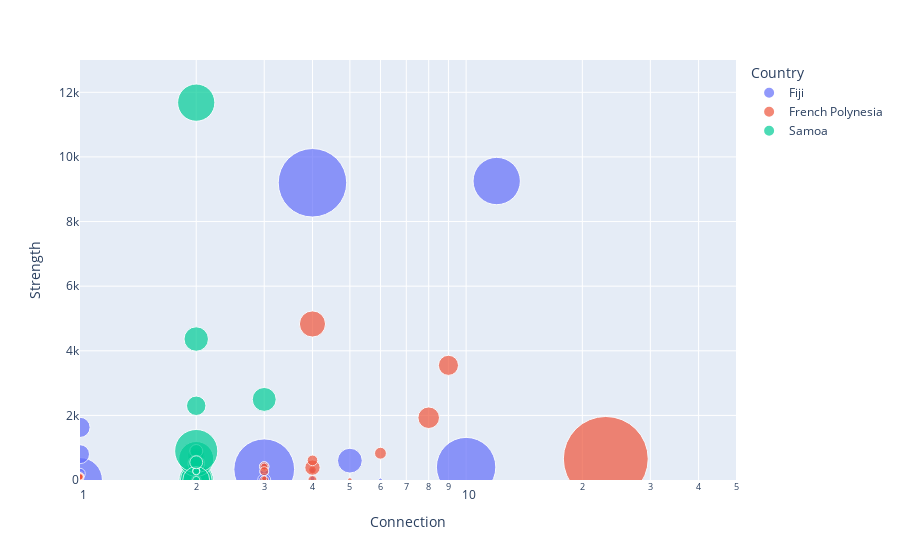

Notebook cell for this chart:
### Code cell
fig = px.scatter(df, x="Connection", y="Strength",
           animation_frame="year",
           animation_group="Location",
           size="Population", color="Country", hover_name="Location",
           log_x=True, size_max=60, range_x=[1, 50], range_y=[1, 13000])

### Figure 1 — Plotly figure (JSON) as saved in the notebook; plotly's stock layout.template omitted (floating-point values rounded to 4 significant figures)
{"data": [{"hovertemplate": "<b>%{hovertext}</b><br><br>Country=Fiji<br>year=2022<br>Connection=%{x}<br>Strength=%{y}<br>Population=%{marker.size}<extra></extra>", "hovertext": ["Nadi", "Sawakasa", "Vuda(Lautoka)", "Malolo(Tropica/Malolo/Likuliku/Castaway)", "Vuda(Bounty Island)", "Suva", "Naviti(Paradise/MantaRay/Barefoot)", "Malolo(Tokoriki Island)", "Malolo(Tadrai/Mana)", "Vuda(Treasure/Beachconber)", "Yasawa", "Malolo(Matamanoa Island)", "Naviti", "Bua/Macuata/Cakaudrove", "Kadavu", "Serua", "Tavuki", "Moala", "Lakeba", "Cicia", "Lomaloma/Mualevu", "Ovalau", "LomaivitiOtherIslands", "Koro", "Wainikeli"], "ids": ["Nadi", "Sawakasa", "Vuda(Lautoka)", "Malolo(Tropica/Malolo/Likuliku/Castaway)", "Vuda(Bounty Island)", "Suva", "Naviti(Paradise/MantaRay/Barefoot)", "Malolo(Tokoriki Island)", "Malolo(Tadrai/Mana)", "Vuda(Treasure/Beachconber)", "Yasawa", "Malolo(Matamanoa Island)", "Naviti", "Bua/Macuata/Cakaudrove", "Kadavu", "Serua", "Tavuki", "Moala", "Lakeba", "Cicia", "Lomaloma/Mualevu", "Ovalau", "LomaivitiOtherIslands", "Koro", "Wainikeli"], "legendgroup": "Fiji", "marker": {"color": "#636efa", "size": [59717, 53614, 98264, 1961, 600, 94088, 2410, 300, 800, 400, 2226, 150, 500, 124994, 10869, 16366, 4033, 1383, 1557, 1028, 1753, 9606, 230, 2937, 4486], "sizemode": "area", "sizeref": 53.27, "symbol": "circle"}, "mode": "markers", "name": "Fiji", "orientation": "v", "showlegend": true, "type": "scatter", "x": [12, 1, 3, 3, 4, 10, 3, 3, 4, 6, 3, 3, 3, 4, 1, 5, 2, 1, 1, 1, 1, 1, 1, 1, 3], "xaxis": "x", "y": [9254, 0, 333, 250, 50, 400, 421, 85, 295, 0, 0, 72, 155, 9200, 1630, 600, 0, 150, 160, 100, 140, 800, 34, 200, 0], "yaxis": "y"}, {"hovertemplate": "<b>%{hovertext}</b><br><br>Country=French Polynesia<br>year=2022<br>Connection=%{x}<br>Strength=%{y}<br>Population=%{marker.size}<extra></extra>", "hovertext": ["Ahe", "Arutua", "Bora Bora", "Fakarava", "Gambier", "Hao", "Hiva Oa", "Huahine", "Makemo", "Manihi", "Mataiva", "Maupiti", "Moorea", "Nuku Hiva", "Raiatea", "Raivavae", "Rangiroa", "Rimatara", "Rurutu", "Taha'a", "Tahiti", "Tikehau", "Tubuai", "Ua Huka", "Ua Pou"], "ids": ["Ahe", "Arutua", "Bora Bora", "Fakarava", "Gambier", "Hao", "Hiva Oa", "Huahine", "Makemo", "Manihi", "Mataiva", "Maupiti", "Moorea", "Nuku Hiva", "Raiatea", "Raivavae", "Rangiroa", "Rimatara", "Rurutu", "Taha'a", "Tahiti", "Tikehau", "Tubuai", "Ua Huka", "Ua Pou"], "legendgroup": "French Polynesia", "marker": {"color": "#EF553B", "size": [490, 1736, 10758, 1679, 1570, 1227, 2371, 6263, 1391, 1138, 292, 1302, 18201, 3025, 12388, 900, 3761, 893, 2163, 5296, 191779, 589, 2185, 719, 2168], "sizemode": "area", "sizeref": 53.27, "symbol": "circle"}, "mode": "markers", "name": "French Polynesia", "orientation": "v", "showlegend": true, "type": "scatter", "x": [1, 1, 9, 4, 1, 1, 3, 4, 1, 1, 2, 3, 4, 4, 8, 2, 6, 2, 3, 2, 23, 5, 3, 3, 4], "xaxis": "x", "y": [95, 95, 3550, 312, 95, 133, 419, 384, 104, 95, 95, 417, 4830, 609, 1928, 114, 830, 76, 274, 0, 654, 0, 0, 47, 0], "yaxis": "y"}, {"hovertemplate": "<b>%{hovertext}</b><br><br>Country=Samoa<br>year=2022<br>Connection=%{x}<br>Strength=%{y}<br>Population=%{marker.size}<extra></extra>", "hovertext": ["Faasaleleaga", "Gagaemauga", "Gagaifoumauga", "Vaisigano", "Falealupo", "Alataua i Sisifo", "Salega", "Palauli & Satupaitea", "Vaimauga", "Faleata", "Sagaga", "Aana Alofi", "Aiga i le Tai", "Falelatai & Samatau", "Lefaga & Faleaseela", "Safata", "Siumu", "Falealili", "Lotofaga", "Lepa", "Aleipata Itupa i Luga", "Aleipata Itupa i Lalo", "Vaa o Fonoti", "Anoamaa"], "ids": ["Faasaleleaga", "Gagaemauga", "Gagaifoumauga", "Vaisigano", "Falealupo", "Alataua i Sisifo", "Salega", "Palauli & Satupaitea", "Vaimauga", "Faleata", "Sagaga", "Aana Alofi", "Aiga i le Tai", "Falelatai & Samatau", "Lefaga & Faleaseela", "Safata", "Siumu", "Falealili", "Lotofaga", "Lepa", "Aleipata Itupa i Luga", "Aleipata Itupa i Lalo", "Vaa o Fonoti", "Anoamaa"], "legendgroup": "Samoa", "marker": {"color": "#00cc96", "size": [15290, 4136, 4797, 3760, 11060, 1891, 3584, 8338, 31531, 36942, 26869, 15939, 5880, 32560, 4488, 7320, 2551, 49580, 19350, 1460, 1338, 4426, 1404, 10085], "sizemode": "area", "sizeref": 53.27, "symbol": "circle"}, "mode": "markers", "name": "Samoa", "orientation": "v", "showlegend": true, "type": "scatter", "x": [3, 2, 2, 2, 2, 2, 2, 2, 2, 2, 2, 2, 2, 2, 2, 2, 2, 2, 2, 2, 2, 2, 2, 2], "xaxis": "x", "y": [2495, 413, 752, 0, 221, 599, 0, 717, 0, 11680, 0, 4364, 701, 651, 898, 510, 0, 897, 0, 290, 268, 549, 0, 2298], "yaxis": "y"}], "layout": {"legend": {"itemsizing": "constant", "title": {"text": "Country"}, "tracegroupgap": 0}, "margin": {"t": 60}, "xaxis": {"anchor": "y", "domain": [0, 1], "range": [0, 1.699], "title": {"text": "Connection"}, "type": "log"}, "yaxis": {"anchor": "x", "domain": [0, 1], "range": [1, 13000], "title": {"text": "Strength"}}}}
